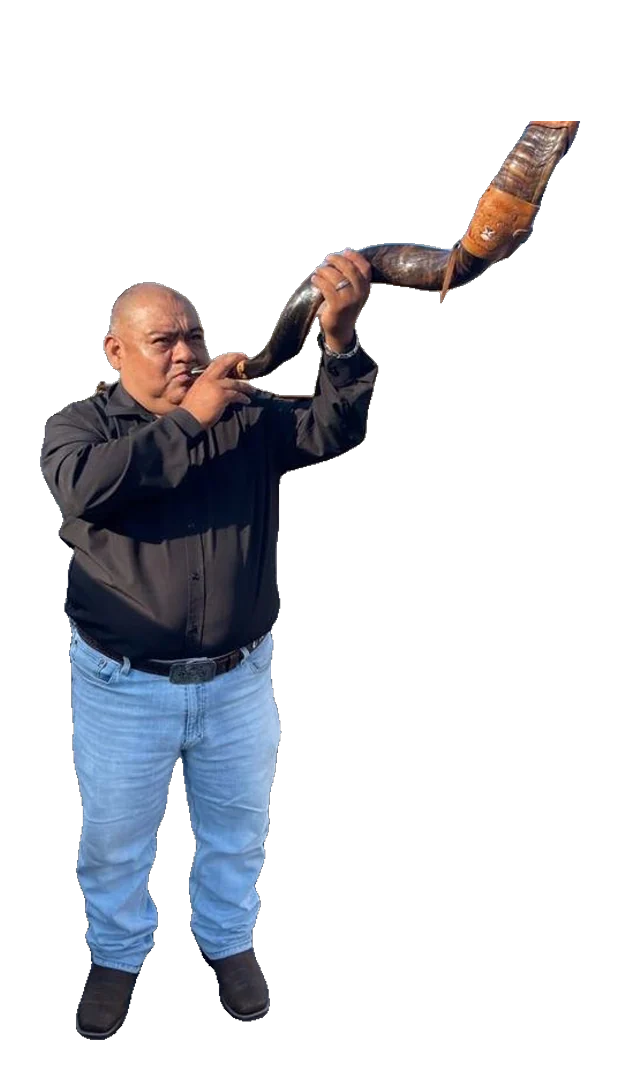
#> input picture img/p2f/cut.webp, 619 x 1080 px, found by its file name
$ python build_p2f_morph.py
#> lines starting #> are read from the running program, lines starting #| are printed output that depends on the picture; after the words box and inside, x2 and y2 are one past the last pixel; in counts of white or black regions, pixels touching at a corner belong together
"""Wireframe for the Photo -> Figure 'adjust for print' step.
Vertices are placed on the finished figure (img/p2f/fig.webp) and triangulated there (the print version).
Each one also gets a start position inside the scanned person (img/p2f/cut.webp): itself if it already lies in the
person's silhouette, otherwise the nearest point that does. The page animates start -> end, so the scan mesh
reshapes into the print-ready model. Writes a compact JSON: v=[sx,sy,ex,ey,...], t=[i,j,k,...], g=[grey per triangle]."""
import json, sys, numpy as np, cv2
from PIL import Image
from scipy.spatial import Delaunay
from scipy.ndimage import distance_transform_edt
D = sys.argv[1] if len(sys.argv) > 1 else 'img/p2f'
P = np.asarray(Image.open(f'{D}/cut.webp').convert('RGBA')); F = np.asarray(Image.open(f'{D}/fig.webp').convert('RGBA'))
#> further down, P is the input picture: shape (1080, 619, 4); mean R, G, B, A 20.4, 21.3, 25.5, 58.8
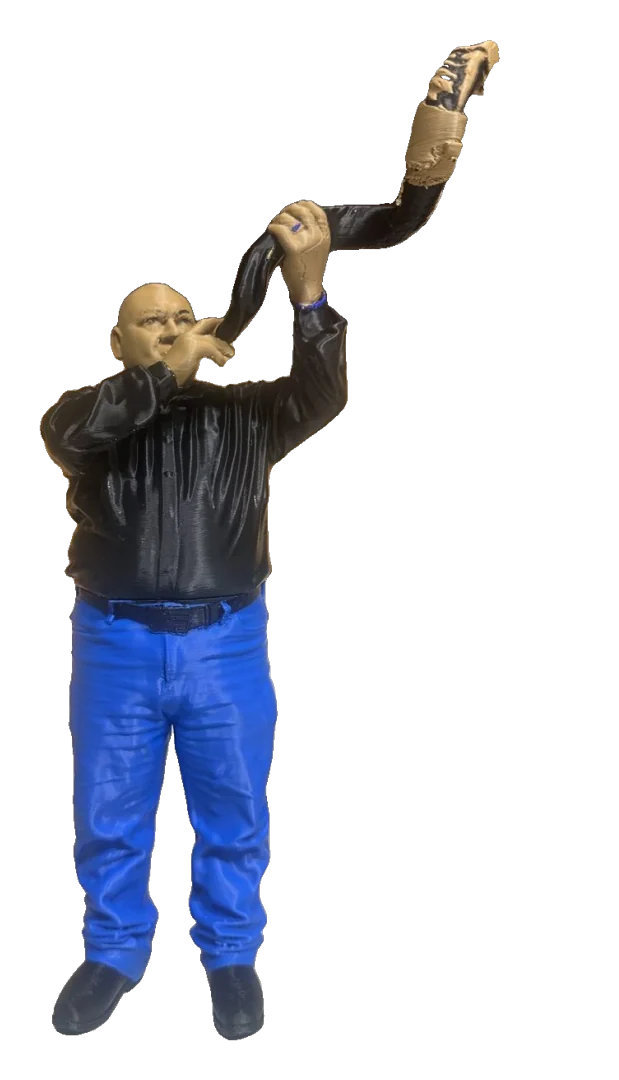
#> input picture img/p2f/fig.webp, 619 x 1080 px, found by its file name
#> further down, F is the input picture: shape (1080, 619, 4); mean R, G, B, A 15.7, 18.5, 26.8, 58.2
mp = (P[..., 3] > 128).astype(np.uint8); mf = (F[..., 3] > 128).astype(np.uint8); H, W = mf.shape
#> after `mp = (P[..., 3] > 128).astype(np.uint8)`:
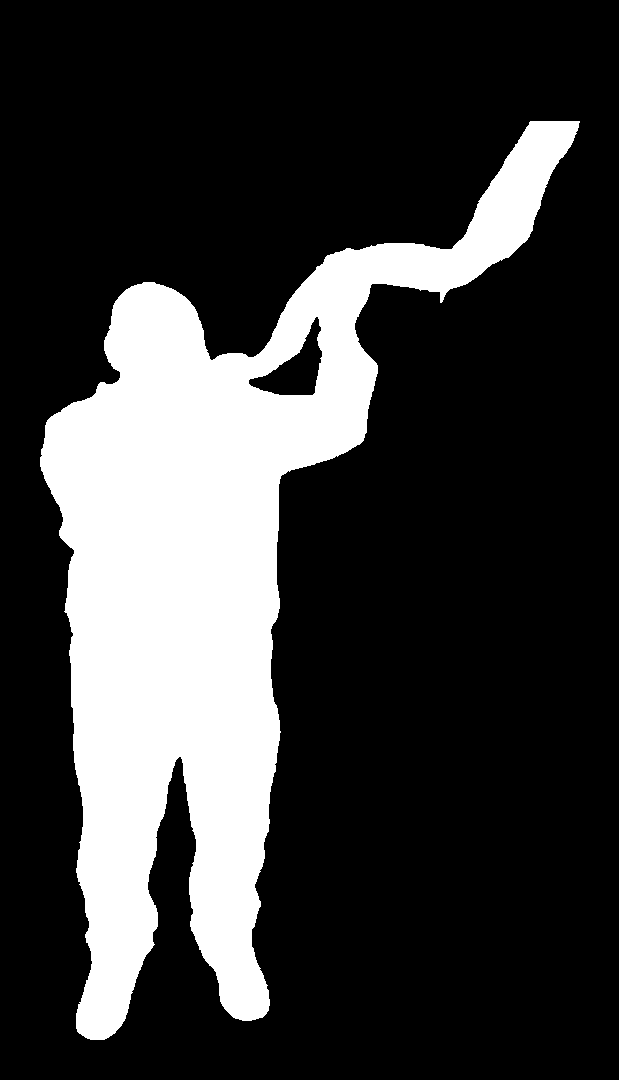
#> mp: shape (1080, 619); values 0 (black) and 1 (white), 23.1% white; 1 white region, box (x1, y1, x2, y2) and area: (40, 121, 580, 1040) 154400
#> after `mf = (F[..., 3] > 128).astype(np.uint8)`:
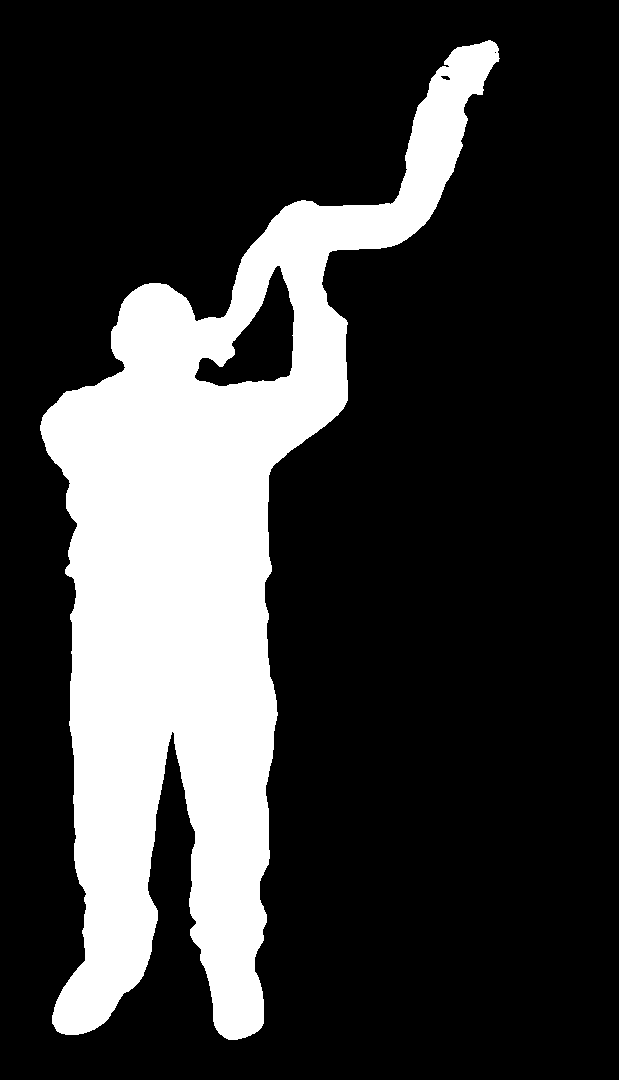
#> mf: shape (1080, 619); values 0 (black) and 1 (white), 22.8% white; 1 white region
#> after `H, W = mf.shape`: H = 1080; W = 619
lum = (0.3 * F[..., 0] + 0.59 * F[..., 1] + 0.11 * F[..., 2]).astype(np.uint8)
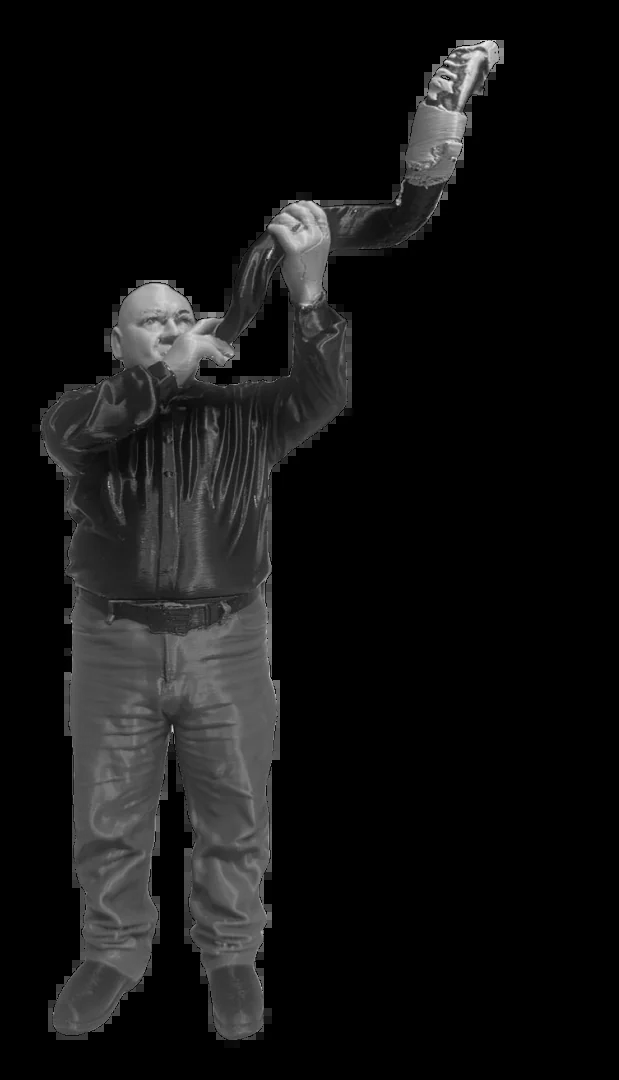
#> lum: shape (1080, 619); min 0, max 242, mean 18.4
pts = cv2.goodFeaturesToTrack(lum, 700, 0.01, 12, mask=mf)[:, 0, :]
#> pts = 369 pairs, first value 40 to 498, second value 41 to 1039
cs, _ = cv2.findContours(mf, cv2.RETR_EXTERNAL, cv2.CHAIN_APPROX_NONE)
#> cs = 1 contour; box (x1, y1, x2, y2) and area: (40, 40, 500, 1040) 156585
edge = np.vstack([c[::13, 0, :] for c in cs if len(c) > 40]).astype(np.float32)
#> edge = 238 pairs, first value 40 to 497, second value 40 to 1039
yy, xx = np.mgrid[0:H:24, 0:W:24]; rng = np.random.default_rng(7)
grid = np.dstack([xx + rng.uniform(-5, 5, xx.shape), yy + rng.uniform(-5, 5, yy.shape)]).reshape(-1, 2)
grid = grid[(grid[:, 0] >= 0) & (grid[:, 0] < W) & (grid[:, 1] >= 0) & (grid[:, 1] < H)]
grid = grid[mf[grid[:, 1].astype(int), grid[:, 0].astype(int)] > 0]
#> grid = 271 pairs, first value 43.34 to 483.7, second value 48 to 1036.4
E = np.vstack([pts, edge, grid]).astype(np.float32)
#> E = 878 pairs, first value 40 to 498, second value 40 to 1039
E = np.unique(np.round(E), axis=0)
#> E = 869 pairs, first value 40 to 498, second value 40 to 1039
# start: inside the person -> same place; outside -> nearest person pixel
_, (iy, ix) = distance_transform_edt(1 - mp, return_indices=True)
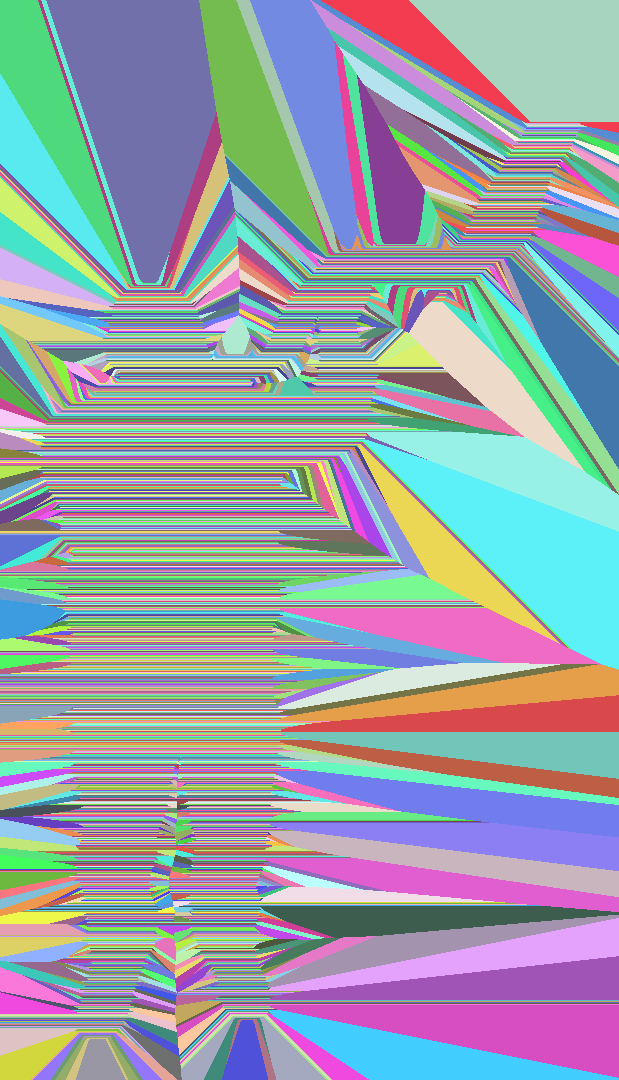
#> iy: shape (1080, 619) int32; 919 distinct labels, from 121 to 1039; one colour per label, 0 black
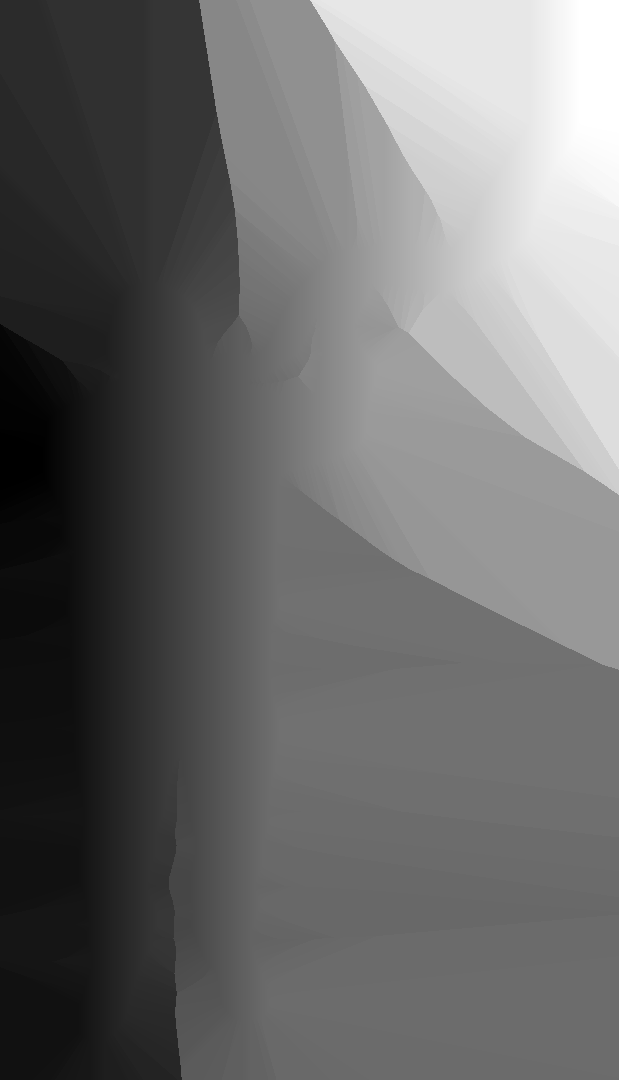
#> ix: shape (1080, 619) int32; min 40, max 579, mean 266.5; drawn with min black and max white
ei = np.clip(E.astype(int), [0, 0], [W - 1, H - 1])
#> ei has the same summary as E
S = np.stack([ix[ei[:, 1], ei[:, 0]], iy[ei[:, 1], ei[:, 0]]], 1).astype(np.float32)
#> S = 869 pairs, first value 44 to 530, second value 121 to 1032
tri = Delaunay(E); T = []; G = []
for t in tri.simplices:
    q = E[t]; c = q.mean(0); cx, cy = int(c[0]), int(c[1])
    if not mf[min(H - 1, cy), min(W - 1, cx)]: continue
    if max(np.linalg.norm(q[0] - q[1]), np.linalg.norm(q[1] - q[2]), np.linalg.norm(q[2] - q[0])) > 56: continue
    T.append(t.tolist()); G.append(int(np.clip(60 + lum[cy, cx] * 0.55, 40, 200)))
#> this loop made 1718 passes
#> (t, q, c, cx, cy) on passes 1 to 3: ([864, 860, 844], [[488, 40], [485, 41], [462, 46]], [478.3, 42.33], 478, 42), ([860, 855, 844], [[485, 41], [475, 44], [462, 46]], [474, 43.67], 474, 43), ([577, 561, 609], [[255, 1032], [246, 1021], [263, 1020]], [254.7, 1024.3], 254, 1024)
#> after the loop, G = 1407 values, max 189 at index 1401, min 64 at index 913, mean 102.4; T = 1407 items, first 6: [577, 561, 609], [479, 561, 503], [561, 518, 503], [250, 229, 224], [9, 80, 8], [457, 456, 482]
used = sorted({i for t in T for i in t}); remap = {o: n for n, o in enumerate(used)}
#> after `used = sorted({i for t in T for i in t})`: used = 868 values from 0 to 868
#> after `remap = {o: n for n, o in enumerate(used)}`: remap = 868 items
V = []
for o in used: V += [int(S[o, 0]), int(S[o, 1]), int(E[o, 0]), int(E[o, 1])]
#> this loop made 868 passes
#> V on passes 1 to 3: [45, 428, 40, 428], [45, 428, 40, 428, 45, 430, 40, 430], [45, 428, 40, 428, 45, 430, 40, 430, 47, 420, 43, 415]
#> after the loop, V = 3472 values, max 1039 at index 2011, min 40 at index 2, mean 386.6
out = {'v': V, 't': [remap[i] for t in T for i in t], 'g': G}
json.dump(out, open(f'{D}/morph.json', 'w'), separators=(',', ':'))
print('verts', len(used), 'tris', len(T), 'bytes', len(json.dumps(out, separators=(',', ':'))))
#| verts 868 tris 1407 bytes 35122
